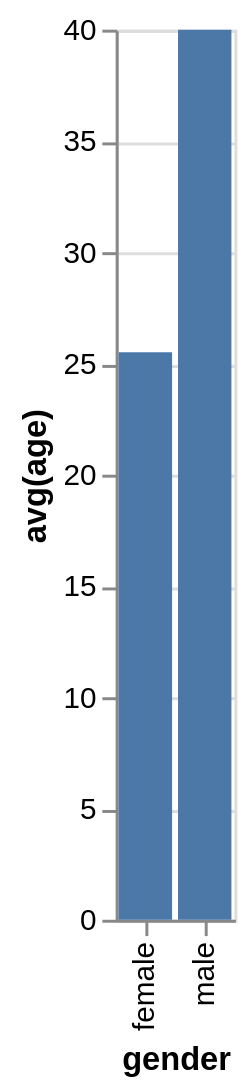

Vega-Lite specification for this chart:
### Vega-Lite specification from a JSON file in a GitHub repository (floating-point values rounded to 4 significant figures)
{"data": {"values": [{"x_data": "female", "y_data": 25.5}, {"x_data": "male", "y_data": 40}]}, "mark": "bar", "encoding": {"x": {"field": "x_data", "type": "nominal", "title": "gender", "sort": {"op": "sum", "field": "y_data", "order": "ascending"}}, "y": {"field": "y_data", "type": "quantitative", "title": "avg(age)"}}}
